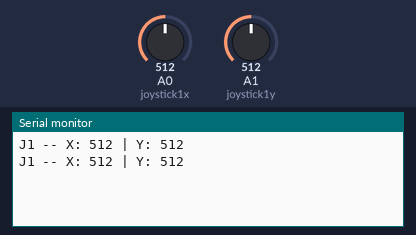
The program below on a simulated Arduino Nano, built with avr-gcc and run on an emulated ATmega328P. Shown: the last lines printed to the serial monitor. The test bench sets the inputs (shaded band); at power-on: A0 (joystick1x) = 512, A1 (joystick1y) = 512.

Above: at 1.8 s.
1.9 s: A0 (joystick1x) set to 716
At 2.8 s:
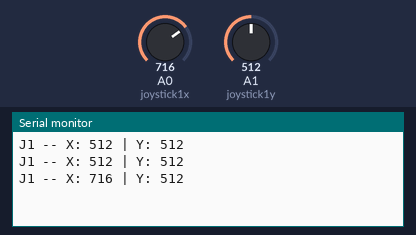
3.4 s: A1 (joystick1y) set to 716
At 4.4 s:
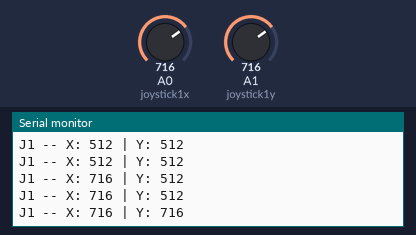
4.9 s: A0 (joystick1x) set to 900
At 5.8 s:
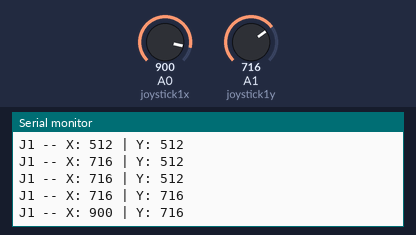
6.4 s: A1 (joystick1y) set to 900
At 7.8 s:
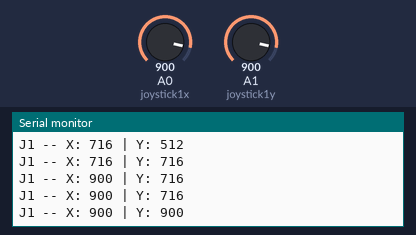
Timing chart, 0 to 8.9 s (numbered marks = the images above; inputs shaded):
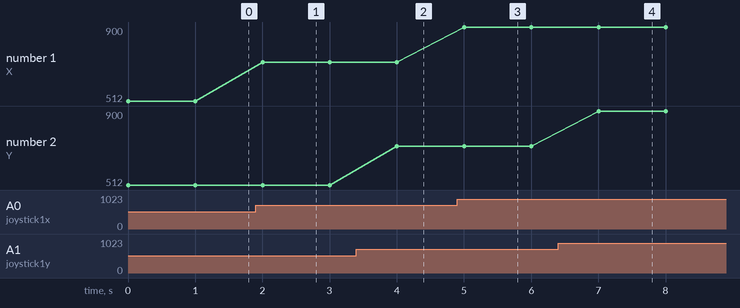

The program:

main.cpp
```cpp
#include <Arduino.h>
#include "main.h"

void setup() {

  Serial.begin(9600);         // Start Serial Communication
  pinSettings();              // Pin Settings Setup

}


void loop() {

  // Main Functions
    joysticksRead();          // Read Joysticks Positions

  // Debug Functions
    joysticksPrint();         // Print Joysticks Data

}
```

joysticks.cpp
```cpp
#include <Arduino.h>          // Main Arduino Library
#include "pinSettings.h"      // Pin Settings Setup
#include "joysticks.h"        // Joysticks Positions

// Define Global Variables
int joystick1xValue = 512;
int joystick1yValue = 512;


// Read Joysticks Positions
void joysticksRead() {

  joystick1xValue = analogRead(joystick1x);
  joystick1yValue = analogRead(joystick1y);

}


void joysticksPrint() {

  Serial.print("J1 -- ");
  Serial.print("X: ");
  Serial.print(joystick1xValue, DEC);
  Serial.print(" | Y: ");
  Serial.println(joystick1yValue, DEC);

  delay(1000);

}
```

joysticks.h
```cpp
#ifndef joysticks_h

    #define joysticks_h

    // Define Global Variables
    extern int joystick1xValue;
    extern int joystick1yValue;

    // Read Joysticks Positions
    void joysticksRead();

    // Print Joysticks Positions
    void joysticksPrint();

#endif
```

main.h
```cpp
#ifndef main_h

    #define main_h

    #include <Arduino.h>            // Main Arduino Library
    #include "pinSettings.h"        // Pin Settings Setup
    #include "joysticks.h"          // Joysticks Positions

#endif
```

pinSettings.cpp
```cpp
#include <Arduino.h>                // Main Arduino Library
#include "pinSettings.h"            // Pin Settings Setup


// Pin I/O Mode Setup
void pinSettings() {

    // Define the Analog Inputs
    // ----------------------------------------------
    pinMode(joystick1x, INPUT);     // Joystick 1 eixo X
    pinMode(joystick1y, INPUT);     // Joystick 1 eixo Y
    pinMode(joystick2x, INPUT);     // Joystick 2 eixo X
    pinMode(joystick2y, INPUT);     // Joystick 2 eixo Y

}
```

pinSettings.h
```cpp
#ifndef pinSettings_h

    #define pinSettings_h

    // Define the Analog Inputs
    // ----------------------------------------------
    #define joystick1x      A0       // Joystick 1 eixo X
    #define joystick1y      A1       // Joystick 1 eixo Y
    #define joystick2x      A2       // Joystick 2 eixo X
    #define joystick2y      A3       // Joystick 2 eixo Y


    // Pin Settings Setup
    void pinSettings();

#endif
```

Measured:
- after the input at 1.9 s, the serial monitor: prints a new line after 0.10 s (image 1)
- after the input at 3.4 s, the serial monitor: prints a new line after 0.60 s (image 2)
- after the input at 4.9 s, the serial monitor: prints a new line after 0.10 s (image 3)
- after the input at 6.4 s, the serial monitor: prints a new line after 0.61 s (image 4)
- plotted number 1: 512 → 716 after the input at 1.9 s, 716 → 900 after the input at 4.9 s
